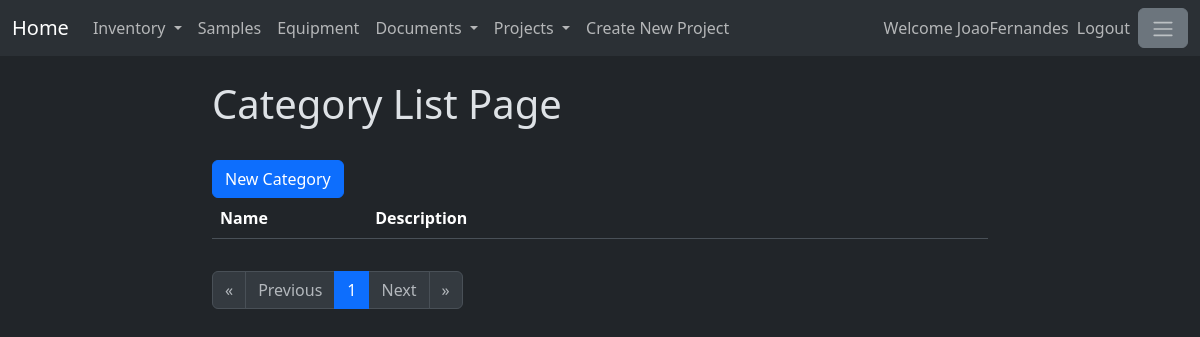
Page /category/ (signed in) on the earlier database version.
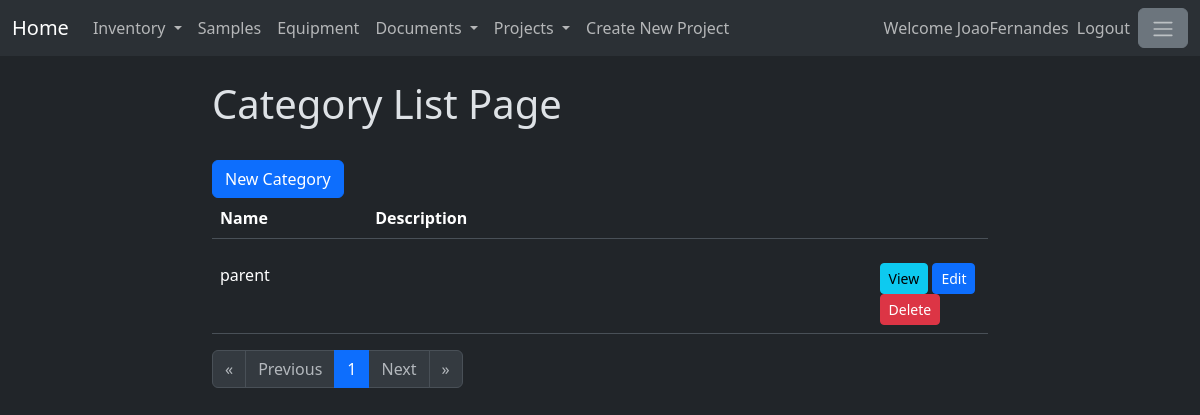
Same page on the later database version.
### itemcategory/models.py (models this page shows, shortened)
class ItemCategory(models.Model):
    name = models.CharField(max_length=200)
    description = models.TextField()
    isEnabled = models.BooleanField(default=True)

### itemcategory/views.py (the view)
# urls.py: path('', views.CategoryList, name = 'CategoryList'),
@login_required
def CategoryList(response):
    categoryListObjects = ItemCategory.objects.filter(isEnabled=True)
    categoryForm=CreateNewCategory()
    paginator = Paginator(categoryListObjects,20)
    page_number = response.GET.get("page")
    page_obj = paginator.get_page(page_number)
    projects=Projects.objects.filter(isEnabled=True)
    projectform = CreateNewProject()
    return render(response, 'categoryList.html', {'page_obj':page_obj,
                                                  'form':categoryForm,
                                                  'projects' : projects,
                                                    'projectform' : projectform})

### itemcategory/templates/categoryList.html (shortened to what this page needs)
{% extends 'baseCategory.html' %}
{% load crispy_forms_tags %}
{% block content %}
<h1>Category List Page</h1>
<br>
<button type="button" class="btn btn-primary" data-bs-toggle="modal" data-bs-target="#categoryModal">
    New Category
  </button>
<br>
<table class="table" style="width: 100%;">
    <thead>
      <tr>
        <th width="20%" scope="col">Name</th>
        <th width="65%" scope="col">Description</th>
        <th width="15%" scope="col"></th>
      </tr>
    </thead>
</table>
<div style="width:100%; overflow:auto; max-height:500px;">
    <table class="table">
        <tbody>
        {% for category in page_obj %}
            {% include 'category_details.html'  %}
        {% endfor %}
        </tbody>
    </table>
</div>
<nav aria-label="Page navigation">
  <ul class="pagination">
      {%if page_obj.has_previous%}
          <li class="page-item">
              <a class="page-link" href="?page=1" aria-label="First">
              <span aria-hidden="true">&laquo;</span>
              </a>
          </li>
          <li class="page-item">
              <a class="page-link" href="?page={{page_obj.previous_page_number}}" aria-label="Previous">
              <span aria-hidden="true">Previous</span>
              </a>
          </li>
      {% else %}
          <li class="page-item">
              <span class="page-link disabled" aria-hidden="true">&laquo;</span>
          </li>
          <li class="page-item">
              <span class="page-link disabled" aria-hidden="true">Previous</span>
          </li>
      {% endif%}
      {% for page in page_obj.paginator.page_range %}
          {% if page == page_obj.number %}
              <li class="page-item active"><a class="page-link" href="?page={{page}}">{{page}}</a></li>
          {% else %}
              <li class="page-item"><a class="page-link" href="?page={{page}}">{{page}}</a></li>
          {% endif %}
      {% endfor %}
      {%if page_obj.has_next%}
          <li class="page-item">
              <a class="page-link" href="?page={{page_obj.next_page_number}}" aria-label="Next">
              <span aria-hidden="true">Next</span>
              </a>
          </li>
          <li class="page-item">
              <a class="page-link" href="?page={{page_obj.paginator.num_pages}}" aria-label="Last">
              <span aria-hidden="true">&raquo;</span>
              </a>
          </li>
      {% else %}
          <li class="page-item">
              <span class="page-link disabled" aria-hidden="true">Next</span>
          </li>
          <li class="page-item">
              <span class="page-link disabled" aria-hidden="true">&raquo;</span>
          </li>
      {% endif%}
  </ul>
</nav>
{% endblock %}

### itemcategory/templates/category_details.html (shortened to what this page needs)
{% load crispy_forms_tags %}
<tr hx-target="this" hx-swap="outerHTML">
    <td width="20%">
        {{category.name}}
    </td>
    <td width="65%">
    </td>
    <td width="15%">
        <a class="btn btn-info btn-sm" href="{% url 'specificCategory' category.id %}">
            View
        </a>
        <a class="btn btn-primary btn-sm" href="{% url 'editCategory' category.id %}">
            Edit
        </a>
        <a class="btn btn-danger btn-sm" hx-post="{% url 'deleteCategoryHTMX' category.id %}">
            Delete
        </a>
    </td>
</tr>

Differences in the rows shown:
added ItemCategory: name "parent"
